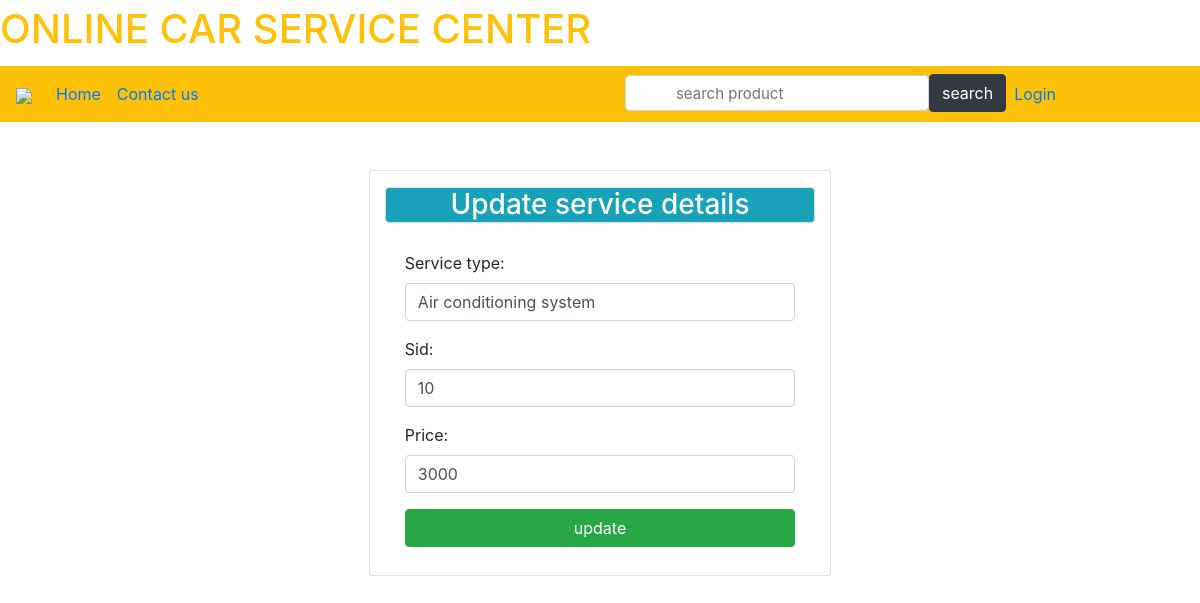
The app's page /e/8/ with its own data.
### service/models.py (models this page shows, shortened)
class Services(models.Model):
	service_type=models.CharField(max_length=30)
	price=models.IntegerField()
	sid=models.ForeignKey(CarCategory,on_delete=models.CASCADE)
	is_status=models.IntegerField(default=1)

### service/views.py (the view)
# urls.py: path('e/<int:si>/',views.userupdate,name="ue"),
def userupdate(up,si):
	t=Services.objects.get(id=si)
	if up.method=="POST":
		d=Userupdate(up.POST,instance=t)
		if d.is_valid():
			d.save()
			return redirect('/showdata')
	d=Userupdate(instance=t)
	return render(up,'services/updateuser.html',{'us':d})

### service/forms.py
class Userupdate(forms.ModelForm):
	class Meta:
		model=Services
		fields=["service_type","sid","price"]
		widgets = {
		"service_type":forms.TextInput(attrs= {
			"class":"form-control","placeholder":"select car_make",
			}),
		"sid":forms.TextInput(attrs= {
			"class":"form-control","placeholder":"select car_make",
			}),
		"price":forms.NumberInput(attrs={
			"class":"form-control",
			"placeholder":"Enter Price",
			}),
		}

### service/templates/services/updateuser.html (shortened to what this page needs)
{% extends 'services/base.html' %}
{% block content %}
<div class="container">
	<div class="card col-md-5 mt-5 mx-auto">
		<h3 class="bg-info text-white text-center border rounded mt-3">Update service details</h3>
		<div class="card-body">
			<form method="POST">
				{{us.as_p}}
				<input type="submit" value="update" class="btn btn-success btn-block my-2">
			</form>
		</div>
	</div>
</div>
{% endblock %}

### records on screen
Services: service_type "Air conditioning system", sid "10", price "3000"
